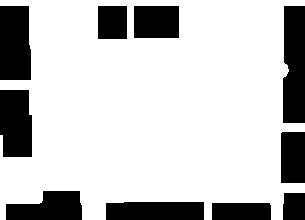
#> input picture black_lines_morphology.jpg, 305 x 220 px, given in place of the camera
$ python a_star.py
#> lines starting #> are read from the running program, lines starting #| are printed output that depends on the picture; after the words box and inside, x2 and y2 are one past the last pixel; in counts of white or black regions, pixels touching at a corner belong together
#> in run, frame is the input picture: shape (220, 305, 3); min 0, max 255, mean 196.8
# --- Necessary Imports ---
import cv2
import numpy as np
from heapq import heappop, heappush
import time
import math
# Removed: simple_pid, PCA9685, get_flat_values, deque, argparse

# --- Constants ---
NUM_WAYPOINTS = 50 # Number of points to simplify A* path into

# A* Related Constants
HOLE_DARKNESS_THRESHOLD = 85
LOWER_GREEN = np.array([35, 50, 50]); UPPER_GREEN = np.array([85, 255, 255])
HOLE_REPULSION_STRENGTH = 50.0
HOLE_REPULSION_THRESHOLD_NORM = 0.2


# --- Helper Function for Path Simplification ---
def simplify_path_by_sampling(path_points, num_points):
    """Simplifies a path by sampling approximately num_points points."""
    if not path_points or num_points <= 0: return []
    path_len = len(path_points);
    if path_len <= num_points: return path_points
    step = max(1, path_len // num_points)
    simplified = path_points[::step]
    # Ensure the very last point is always included if missed
    # Check using tuples for reliable comparison with list/numpy points
    if tuple(path_points[-1]) != tuple(simplified[-1]):
         simplified.append(path_points[-1])
    print(f"Simplified path from {path_len} to {len(simplified)} waypoints.")
    # Return list of tuples with integer coordinates
    return [tuple(map(int, p)) for p in simplified]


# --- MazeSolver Class ---
class MazeSolver:
    def __init__(self):
        # --- Camera Setup (from reference) ---
        self.cap = cv2.VideoCapture(0)
        self.cap.set(cv2.CAP_PROP_FRAME_WIDTH, 800)
        self.cap.set(cv2.CAP_PROP_FRAME_HEIGHT, 600)
        if not self.cap.isOpened(): print("Error: Could not open webcam."); exit()
        self.frame_width = int(self.cap.get(cv2.CAP_PROP_FRAME_WIDTH))
        self.frame_height = int(self.cap.get(cv2.CAP_PROP_FRAME_HEIGHT))
        print(f"Camera opened at {self.frame_width}x{self.frame_height}")

        # --- Pathfinding State ---
        self.stored_path_yx = None; self.waypoints_yx = None # Waypoints added
        self.path_found_and_generated = False # Renamed flag
        self.stored_green_mask = None # Store masks from A* frame
        self.stored_hole_mask = None
        self.final_frame = None # Store frame for static display

        # --- Detection Parameters ---
        self.detection_kernel = np.ones((5, 5), np.uint8) # Kernel for walls/holes
        self.hole_darkness_threshold = HOLE_DARKNESS_THRESHOLD
        self.lower_green = LOWER_GREEN; self.upper_green = UPPER_GREEN

        # --- Path Repulsion Parameters (Only used for A* generation) ---
        self.hole_repulsion_strength = HOLE_REPULSION_STRENGTH
        self.hole_repulsion_threshold_norm = HOLE_REPULSION_THRESHOLD_NORM

    # --- UPDATED Crop Frame ---
    def crop_frame(self, frame):
        """Crops frame to user-specified 350x260."""
        frame_height, frame_width = frame.shape[:2]
#> frame_height = 220; frame_width = 305
        crop_width = 330 # User specified << UPDATED
        crop_height = 240 # User specified << UPDATED
        x_offset, y_offset = 0, 0 # Keep centered unless specified otherwise
        start_x = (frame_width - crop_width) // 2 + x_offset
#> start_x = -13
        end_x = start_x + crop_width
#> end_x = 317
        start_y = (frame_height - crop_height) // 2 + y_offset
#> start_y = -10
        end_y = start_y + crop_height
#> end_y = 230
        # Clamp to frame boundaries
        start_y_clamped = max(0, start_y); end_y_clamped = min(frame_height, end_y)
#> after `start_y_clamped = max(0, start_y)`: start_y_clamped = 0
#> after `end_y_clamped = min(frame_height, end_y)`: end_y_clamped = 220
        start_x_clamped = max(0, start_x); end_x_clamped = min(frame_width, end_x)
#> after `start_x_clamped = max(0, start_x)`: start_x_clamped = 0
#> after `end_x_clamped = min(frame_width, end_x)`: end_x_clamped = 305
        if start_y_clamped >= end_y_clamped or start_x_clamped >= end_x_clamped:
             print(f"Warning: Invalid crop {crop_width}x{crop_height}. Using full frame {frame_width}x{frame_height}."); return None
        return frame[start_y_clamped:end_y_clamped, start_x_clamped:end_x_clamped]

    # --- Wall/Hole Feature Detection (A* version's logic) ---
    def detect_features(self, frame):
        # (Logic unchanged)
        gray = cv2.cvtColor(frame, cv2.COLOR_BGR2GRAY); hsv = cv2.cvtColor(frame, cv2.COLOR_BGR2HSV); kernel = self.detection_kernel
#> after `hsv = cv2.cvtColor(frame, cv2.COLOR_BGR2HSV)`: hsv: shape (220, 305, 3); mean H, S, V 0, 0, 196.8
        _, dark_regions_mask = cv2.threshold(gray, self.hole_darkness_threshold, 255, cv2.THRESH_BINARY_INV)
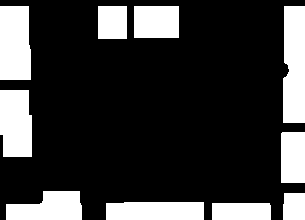
#> dark_regions_mask: shape (220, 305); 22.8% white; 10 white regions, largest, box (x1, y1, x2, y2) and area: (283, 6, 305, 123) 2451, (0, 6, 31, 80) 2212, (0, 90, 32, 157) 2003
        hole_mask_cleaned = cv2.morphologyEx(dark_regions_mask, cv2.MORPH_OPEN, kernel); hole_mask_cleaned = cv2.morphologyEx(hole_mask_cleaned, cv2.MORPH_CLOSE, kernel, iterations=1)
#> after `hole_mask_cleaned = cv2.morphologyEx(hole_mask_cleaned, cv2.MORPH_CLOS`: hole_mask_cleaned: shape (220, 305); 22.8% white; 10 white regions, largest, box (x1, y1, x2, y2) and area: (283, 6, 305, 123) 2454, (0, 6, 31, 80) 2212, (0, 90, 32, 157) 2003
        green_mask = cv2.inRange(hsv, self.lower_green, self.upper_green)
#> green_mask: shape (220, 305); every value is 0
        green_mask_cleaned = cv2.morphologyEx(green_mask, cv2.MORPH_CLOSE, kernel, iterations=1); green_mask_cleaned = cv2.morphologyEx(green_mask_cleaned, cv2.MORPH_OPEN, kernel, iterations=1)
        not_wall_mask = cv2.bitwise_not(green_mask_cleaned); final_hole_mask = cv2.bitwise_and(hole_mask_cleaned, not_wall_mask)
#> after `not_wall_mask = cv2.bitwise_not(green_mask_cleaned)`: not_wall_mask: shape (220, 305); every value is 255
        return green_mask_cleaned, final_hole_mask

    # --- Find Nearest Valid Point for A* (A* version's logic) ---
    def find_nearest_valid_point(self, point_yx, validation_obstacle_mask):
        # (Logic unchanged)
        r, c = point_yx; h, w = validation_obstacle_mask.shape
        if not (0 <= r < h and 0 <= c < w): return None
        if validation_obstacle_mask[r, c] == 0: return point_yx
        max_search_radius = 30
        for radius_search in range(1, max_search_radius + 1):
            for dr in range(-radius_search, radius_search + 1):
                for dc in range(-radius_search, radius_search + 1):
                    if abs(dr) != radius_search and abs(dc) != radius_search: continue
                    nr, nc = r + dr, c + dc
                    if not (0 <= nr < h and 0 <= nc < w): continue
                    if validation_obstacle_mask[nr, nc] == 0: return (nr, nc)
        print(f"Could not find valid point near {point_yx}."); return None


    # --- Main Run Method (Finds path, prints waypoints, shows static result) ---
    def run(self):

        # --- Define A* start/end points relative to the NEW CROP (350x260) ---
        start_point_yx = (250, 140) # User specified Y, X << UPDATED
        end_point_yx   = (120, 25)  # User specified Y, X << UPDATED
        # ---
        print(f"--- Using A* Start: {start_point_yx}, End: {end_point_yx} (relative to {350}x{260} crop) ---")

        # Loop until path is found or user quits
        while not self.path_found_and_generated:
            ret, frame = self.cap.read()
            if not ret:
                print("Error: Failed to capture frame.")
                time.sleep(0.5); continue

            processed_frame = self.crop_frame(frame)
            if processed_frame is None or processed_frame.size == 0:
                print("Error: Cropping failed. Check camera resolution vs crop size.")
                time.sleep(0.5); continue # Skip this frame

            print("Detecting features and finding/simplifying path...")
            current_green_mask, current_hole_mask = self.detect_features(processed_frame)
            self.stored_green_mask = current_green_mask # Store for final display
            self.stored_hole_mask = current_hole_mask
            validation_obstacle_mask = cv2.bitwise_or(current_green_mask, current_hole_mask)

            free_space_mask_inv_holes = cv2.bitwise_not(current_hole_mask)
            dist_from_holes = cv2.distanceTransform(free_space_mask_inv_holes, cv2.DIST_L2, 5)
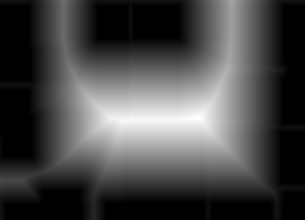
#> dist_from_holes: shape (220, 305) float32; min 0, max 84, mean 23.7; drawn with min black and max white
            cv2.normalize(dist_from_holes, dist_from_holes, 0, 1.0, cv2.NORM_MINMAX)

            h_crop, w_crop = processed_frame.shape[:2]
#> h_crop = 220; w_crop = 305
            # Use the NEW start/end points, clamped to this crop
            start_r = max(0, min(start_point_yx[0], h_crop - 1)); start_c = max(0, min(start_point_yx[1], w_crop - 1))
#> after `start_r = max(0, min(start_point_yx[0], h_crop - 1))`: start_r = 219
#> after `start_c = max(0, min(start_point_yx[1], w_crop - 1))`: start_c = 140
            end_r = max(0, min(end_point_yx[0], h_crop - 1)); end_c = max(0, min(end_point_yx[1], w_crop - 1))
#> after `end_r = max(0, min(end_point_yx[0], h_crop - 1))`: end_r = 120
            valid_start = self.find_nearest_valid_point((start_r, start_c), validation_obstacle_mask)
#> valid_start = (202, 123)
            valid_end = self.find_nearest_valid_point((end_r, end_c), validation_obstacle_mask)
#> valid_end = (114, 29)


            path = None
            if valid_start and valid_end:
                print(f"Running A* from {valid_start} to {valid_end}")
#| Running A* from (202, 123) to (114, 29)
                path = astar_repulsive(valid_start, valid_end, processed_frame.shape[:2],
                                       current_green_mask, dist_from_holes,
                                       self.hole_repulsion_strength,
                                       self.hole_repulsion_threshold_norm)
#> in astar_repulsive, `g_score = {start: 0}`: g_score = {(202, 123): 0}
#> in astar_repulsive, `f_score = {start: heuristic(start, end)}`: f_score = {(202, 123): 182}
#> the loop in astar_repulsive, `while open_set:` made 47733 passes
#> (current_f, current_g, current) on passes 1 to 3: (182, 0, (202, 123)), (227.8, 46.83, (201, 123)), (229, 48.02, (202, 122))
#> after the loop in astar_repulsive, `while open_set:`: came_from = 48465 items; f_score = 48466 items
#> path = 183 pairs, first value 114 to 202, second value 29 to 123
                if path:
                    self.stored_path_yx = path
#> self.stored_path_yx has the same summary as path
                    self.waypoints_yx = simplify_path_by_sampling(self.stored_path_yx, NUM_WAYPOINTS)
#> in simplify_path_by_sampling, `path_len = len(path_points);`: path_len = 183
#> in simplify_path_by_sampling, `step = max(1, path_len // num_points)`: step = 3
#> in simplify_path_by_sampling, `simplified = path_points[::step]`: simplified = 61 pairs, first value 114 to 202, second value 31 to 123
#| Simplified path from 183 to 62 waypoints.
#> self.waypoints_yx = 62 pairs, first value 114 to 202, second value 29 to 123
                    if not self.waypoints_yx:
                         print("Error: Path simplification failed. Retrying...")
                         time.sleep(1) # Wait before retry
                    else:
                        self.path_found_and_generated = True # Signal success
                        self.final_frame = processed_frame.copy() # Store frame for display
                        print(f"Path Found ({len(self.stored_path_yx)} pts). Simplified to {len(self.waypoints_yx)} Waypoints.")
#| Path Found (183 pts). Simplified to 62 Waypoints.

                        # --- Output Waypoints as Array ---
                        waypoints_np_yx = np.array(self.waypoints_yx, dtype=np.int32)
#> waypoints_np_yx has the same summary as self.waypoints_yx
                        x_coords = waypoints_np_yx[:, 1] # Second column is X
#> x_coords = 62 values, max 123 at index 0, min 29 at index 61, mean 97.98
                        y_coords = waypoints_np_yx[:, 0] # First column is Y
#> y_coords = 62 values, max 202 at index 0, min 114 at index 30, mean 135.5
                        print("\n--- Generated Waypoint X Coordinates ---")
                        print(f"Array Shape: {x_coords.shape}")
#| Array Shape: (62,)
                        print(repr(x_coords)) # Use repr for clear array output
#| array([123, 123, 123, 123, 123, 123, 123, 123, 123, 123, 123, 123, 123,
#|        123, 123, 123, 123, 123, 123, 123, 123, 123, 123, 123, 123, 123,
#|        123, 123, 123, 123, 121, 118, 115, 112, 109, 106, 103, 100,  97,
#|         94,  91,  88,  85,  82,  79,  76,  73,  70,  67,  64,  61,  58,
#|         55,  52,  49,  46,  43,  40,  37,  34,  31,  29], dtype=int32)
                        print("\n--- Generated Waypoint Y Coordinates ---")
                        print(f"Array Shape: {y_coords.shape}")
#| Array Shape: (62,)
                        print(repr(y_coords)) # Use repr for clear array output
#| array([202, 199, 196, 193, 190, 187, 184, 181, 178, 175, 172, 169, 166,
#|        163, 160, 157, 154, 151, 148, 145, 142, 139, 136, 133, 130, 127,
#|        124, 121, 118, 115, 114, 114, 114, 114, 114, 114, 114, 114, 114,
#|        114, 114, 114, 114, 114, 114, 114, 114, 114, 114, 114, 114, 114,
#|        114, 114, 114, 114, 114, 114, 114, 114, 114, 114], dtype=int32)
                        print("------------------------------------")
                        # --- End Output ---
                        break # Exit pathfinding loop after success
                else:
                    print("A* failed to find a path this frame. Retrying...")
                    time.sleep(1)
            else:
                print("Invalid A* start/end points found. Retrying...")
                time.sleep(1)

        self.cap.release()
        return waypoints_np_yx


    # --- UPDATED Cleanup Method (No motors) ---
    def cleanup(self):
        # Removed motor centering logic
        if self.cap:
            self.cap.release()
        cv2.destroyAllWindows()
        print("Cleanup complete.")


# --- A* Function (keep separate) ---
def astar_repulsive(start, end, grid_shape, green_wall_mask, dist_from_holes, repulsion_strength, repulsion_threshold_norm):
    # (A* logic unchanged)
    def heuristic(a, b): return abs(a[0] - b[0]) + abs(a[1] - b[1])
    open_set = []; heappush(open_set, (heuristic(start, end), 0, start))
    came_from = {}; g_score = {start: 0}; f_score = {start: heuristic(start, end)}
    while open_set:
        current_f, current_g, current = heappop(open_set)
        if current_f > f_score.get(current, float('inf')): continue
        if current == end:
            path = []; temp = current
            while temp in came_from: path.append(temp); temp = came_from[temp]
            path.append(start); return path[::-1]
        for dx, dy in [(0, 1), (0, -1), (1, 0), (-1, 0)]:
            neighbor = (current[0] + dx, current[1] + dy); r, c = neighbor
            if not (0 <= r < grid_shape[0] and 0 <= c < grid_shape[1]): continue
            if green_wall_mask[r, c] == 255: continue
            base_cost = 1.0; repulsion_cost = 0.0
            if repulsion_strength > 0 and 0 <= r < dist_from_holes.shape[0] and 0 <= c < dist_from_holes.shape[1]:
                 dist_norm = dist_from_holes[r, c]
                 if dist_norm < repulsion_threshold_norm:
                    penalty_factor = (repulsion_threshold_norm - dist_norm) / repulsion_threshold_norm
                    repulsion_cost = repulsion_strength * penalty_factor
            movement_cost = base_cost + repulsion_cost
            tentative_g_score = current_g + movement_cost
            if tentative_g_score < g_score.get(neighbor, float('inf')):
                came_from[neighbor] = current; g_score[neighbor] = tentative_g_score
                f_score[neighbor] = tentative_g_score + heuristic(neighbor, end)
                heappush(open_set, (f_score[neighbor], tentative_g_score, neighbor))
    print("No path found!"); return None


# --- Main Execution ---
if __name__ == "__main__":
    solver = MazeSolver()
    try:
        # Run the simplified process: find path, print waypoints, display static result
        solver.run()
    except KeyboardInterrupt:
        print("\nManual interruption detected.")
    finally:
        # Ensure cleanup happens
        solver.cleanup()
